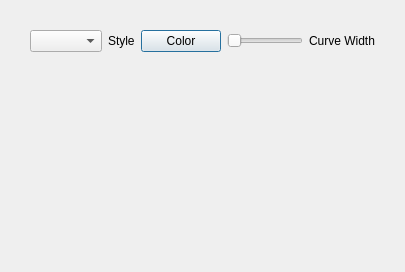
<?xml version="1.0" encoding="UTF-8"?>
<ui version="4.0">
 <class>GraphWindow</class>
 <widget class="QDialog" name="GraphWindow">
  <property name="geometry">
   <rect>
    <x>0</x>
    <y>0</y>
    <width>405</width>
    <height>272</height>
   </rect>
  </property>
  <property name="minimumSize">
   <size>
    <width>250</width>
    <height>250</height>
   </size>
  </property>
  <property name="windowTitle">
   <string>Dialog</string>
  </property>
  <property name="windowIcon">
   <iconset resource="resources.qrc">
    <normaloff>:/icons/graph.svg</normaloff>:/icons/graph.svg</iconset>
  </property>
  <layout class="QGridLayout" name="gridLayout">
   <property name="leftMargin">
    <number>30</number>
   </property>
   <property name="topMargin">
    <number>30</number>
   </property>
   <property name="rightMargin">
    <number>30</number>
   </property>
   <property name="bottomMargin">
    <number>30</number>
   </property>
   <item row="0" column="0">
    <widget class="QComboBox" name="comboBoxLineStyle"/>
   </item>
   <item row="0" column="3">
    <widget class="QSlider" name="horizontalSlider">
     <property name="orientation">
      <enum>Qt::Horizontal</enum>
     </property>
    </widget>
   </item>
   <item row="0" column="1">
    <widget class="QLabel" name="label_2">
     <property name="text">
      <string>Style</string>
     </property>
    </widget>
   </item>
   <item row="0" column="4">
    <widget class="QLabel" name="label_3">
     <property name="text">
      <string>Curve Width</string>
     </property>
    </widget>
   </item>
   <item row="0" column="2">
    <widget class="QPushButton" name="pushButtonColor">
     <property name="text">
      <string>Color</string>
     </property>
    </widget>
   </item>
   <item row="1" column="0" rowspan="2" colspan="5">
    <widget class="QCustomPlot" name="customPlot" native="true">
     <property name="contextMenuPolicy">
      <enum>Qt::DefaultContextMenu</enum>
     </property>
    </widget>
   </item>
  </layout>
 </widget>
 <customwidgets>
  <customwidget>
   <class>QCustomPlot</class>
   <extends>QWidget</extends>
   <header>qcustomplot.h</header>
   <container>1</container>
  </customwidget>
 </customwidgets>
 <resources>
  <include location="resources.qrc"/>
 </resources>
 <connections/>
</ui>
